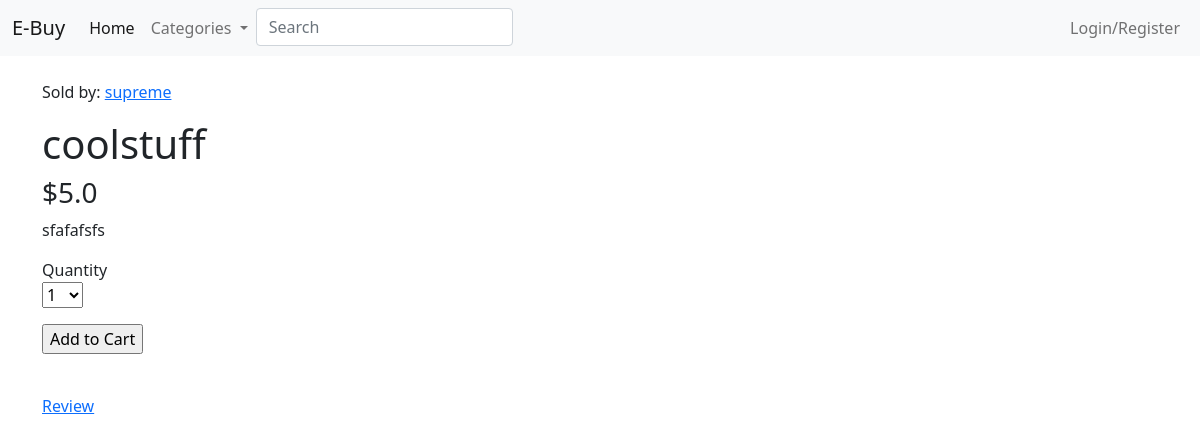
Before: /product/1 with the older database file.
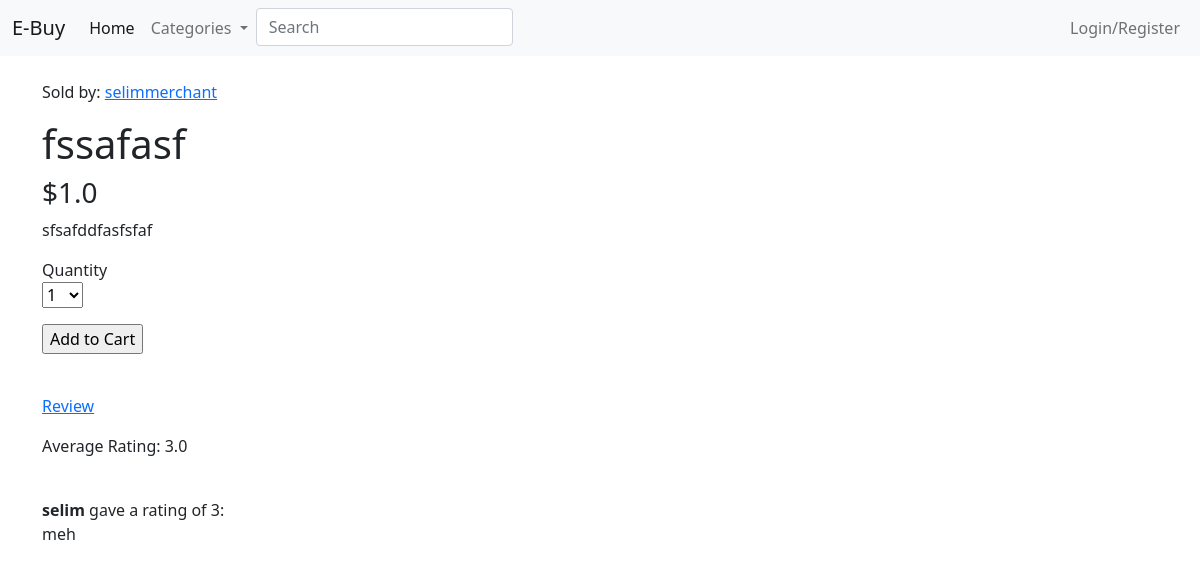
After: the same page with the newer database file.
### app/models.py (models this page shows, shortened)
class User(UserMixin, db.Model):
    id = db.Column(db.Integer, primary_key=True)
    username = db.Column(db.String(64), unique=True)
    email = db.Column(db.String(64), unique=True)
    roles = db.relationship('Role', secondary='user_role', lazy='dynamic')
    password_hash = db.Column(db.String(128))
    cart_items = db.relationship('CartItem', backref='user', lazy='dynamic')
    orders = db.relationship('Order', backref='user', lazy='dynamic')
    products = db.relationship('Product', backref='user', lazy='dynamic')

class Product(db.Model):
    id = db.Column(db.Integer, primary_key=True)
    category_id = db.Column(db.Integer, db.ForeignKey('category.id'))
    merchant_id = db.Column(db.Integer, db.ForeignKey('user.id'))
    name = db.Column(db.String(128))
    price = db.Column(db.Float)
    description = db.Column(db.Text)
    reviews = db.relationship('Review', backref='product', lazy='dynamic')

class Review(db.Model):
    id = db.Column(db.Integer, primary_key=True)
    user_id = db.Column(db.Integer, db.ForeignKey('user.id'))
    product_id = db.Column(db.Integer, db.ForeignKey('product.id'))
    rating = db.Column(db.Integer)
    body = db.Column(db.Text)
    timestamp = db.Column(db.DateTime, default=datetime.utcnow)

### app/routes.py (the view)
@webapp.route('/product/<int:prod_id>')
def product(prod_id):
    form = CartForm(request.form, product_id=prod_id)
    product_match = Product.query.filter_by(id=prod_id)
    if product_match.count() < 1:
        flash('Product not found!')
        return redirect('/', code=302)
    else:
        product = product_match.first()
        reviews = db.session.query(User, Review).filter(Review.product_id == product.id).filter(User.id
                                                                                                == Review.user_id).all()
        rating_sum = 0
        rating_avg = 0
        if len(reviews) != 0:
            for review in reviews:
                rating_sum += review.Review.rating
            rating_avg = rating_sum / len(reviews)
            rating_avg = round(rating_avg, 1)
        merchant = User.query.filter_by(id=product.merchant_id).first()
        return render_template('product.html', product=product, merchant=merchant, form=form, product_id=product.id,
                               reviews=reviews, avg=rating_avg)

### app/forms.py
class CartForm(FlaskForm):
    product_id = HiddenField("product", validators=[DataRequired()])
    quantity = SelectField("Quantity", choices=[i for i in range(1, 11)], default=1, validators=[DataRequired()])
    submit = SubmitField("Add to Cart")

### app/routes.py (called while the page is built)
def add_categories(func):
    def inner(*args, **kwargs):
        return func(*args, **kwargs, categories=get_category_dict())
    return inner

### app/utils.py (called while the page is built)
def get_category_dict():
    return {c.name: c.id for c in Category.query.all()}

### app/templates/product.html (shortened to what this page needs)
{% extends "base.html" %}
{% block main %}
    <p>Sold by: <a href="{{ '/merchant/%s' %merchant.id }}">{{ merchant.username }}</a></p>
    <h1>{{ product.name }}</h1>
    <h3>${{ product.price }}</h3>
    <p>{{ product.description }}</p>
    <form action="/cart" method="POST">
        <p>
            {{ form.quantity.label }}<br>
            {{ form.quantity() }}
        </p>
        <p>{{ form.submit() }}</p>
    </form>
    <p><a href="/product/{{ product_id }}/review">Review</a></p>
    {% if reviews %}
        <p>Average Rating: {{ avg }}</p>
        <br>
        {% for review in reviews %}
            {% if review.Review.body %}
                <p>
                    <b>{{ review.User.username }}</b> gave a rating of {{ review.Review.rating }}:
                    <br>
                    {{ review.Review.body }}
                </p>
                <br>
            {% else %}
                <p>
                    <b>{{ review.User.username }}</b> gave a rating of {{ review.Review.rating }}
                </p>
                <br>
            {% endif %}
        {% endfor %}
    {% endif %}
{% endblock %}

### app/templates/base.html (shortened to what this page needs)
<!doctype html>
<html lang="en">
<head>
    <link href="https://cdn.jsdelivr.net/npm/bootstrap@5.1.3/dist/css/bootstrap.min.css" rel="stylesheet"
>
    <link rel="stylesheet" type="text/css" href="{{ url_for('static', filename='main.css') }}"/>
    <link rel="stylesheet" href="https://cdn.jsdelivr.net/npm/bootstrap-icons@1.8.1/font/bootstrap-icons.css">
</head>
<body>
<nav class="navbar navbar-expand-lg navbar-light bg-light">
    <div class="container-fluid">
        <a class="navbar-brand" href="/">E-Buy</a>
        <div class="collapse navbar-collapse" id="navbarSupportedContent">
            <ul class="navbar-nav me-auto mb-2 mb-lg-0">
                <li class="nav-item">
                    <a class="nav-link active" aria-current="page" href="/">Home</a>
                </li>
                <li class="nav-item dropdown">
                    <a class="nav-link dropdown-toggle" href="#" id="navbarDropdown" role="button"
                       data-bs-toggle="dropdown" aria-expanded="false">
                        Categories
                    </a>
                </li>
                <li class="nav-item">
                    <form class="d-flex">
                        <input class="form-control me-4" type="search" placeholder="Search" aria-label="Search">
                    </form>
                </li>
            </ul>
            <ul class="nav navbar-nav flex-row justify-content-md-center justify-content-start flex-nowrap">
                <li class="nav-item">
                    {% if current_user.is_authenticated %}
                        <li class="nav-item dropdown">
                            <a class="nav-link dropdown-toggle" href="#" id="navbarDropdown" role="button"
                               data-bs-toggle="dropdown" aria-expanded="false">
                                <i class="bi bi-person-fill"></i>
                            </a>
                            <ul class="dropdown-menu" aria-labelledby="navbarDropdown" style="right: 0; left: auto;">
                                <li><a class="dropdown-item" href="/cart">Shopping Cart</a></li>
                                <li><a class="dropdown-item" href="/account_info">Account Info</a></li>
                                <li>
                                    <hr class="dropdown-divider">
                                </li>
                                <li><a class="dropdown-item" href="/logout">Log Out</a></li>
                            </ul>
                        </li>
                    {% else %}
                        <a class="nav-link" href="/login">Login/Register</a>
                    {% endif %}
                </li>
            </ul>
        </div>
    </div>
</nav>
<div class="container">
    {% block main %}
    {% endblock %}
</div>
</body>
</html>

Changed rows visible on the page:
now on this page (row edited): User: username "selimmerchant"
changed Product: name "coolstuff" → "fssafasf"; price "5.0" → "1.0"; description "sfafafsfs" → "sfsafddfasfsfaf"
now on one of the page's lists (row edited): User: User.username "selim", Review.rating "3", Review.body "meh"
Other visible differences:
{{ avg }}: (not shown) → "3.0"
{{ merchant.username }}: "supreme" → "selimmerchant"
text now shown: "Average Rating:"
